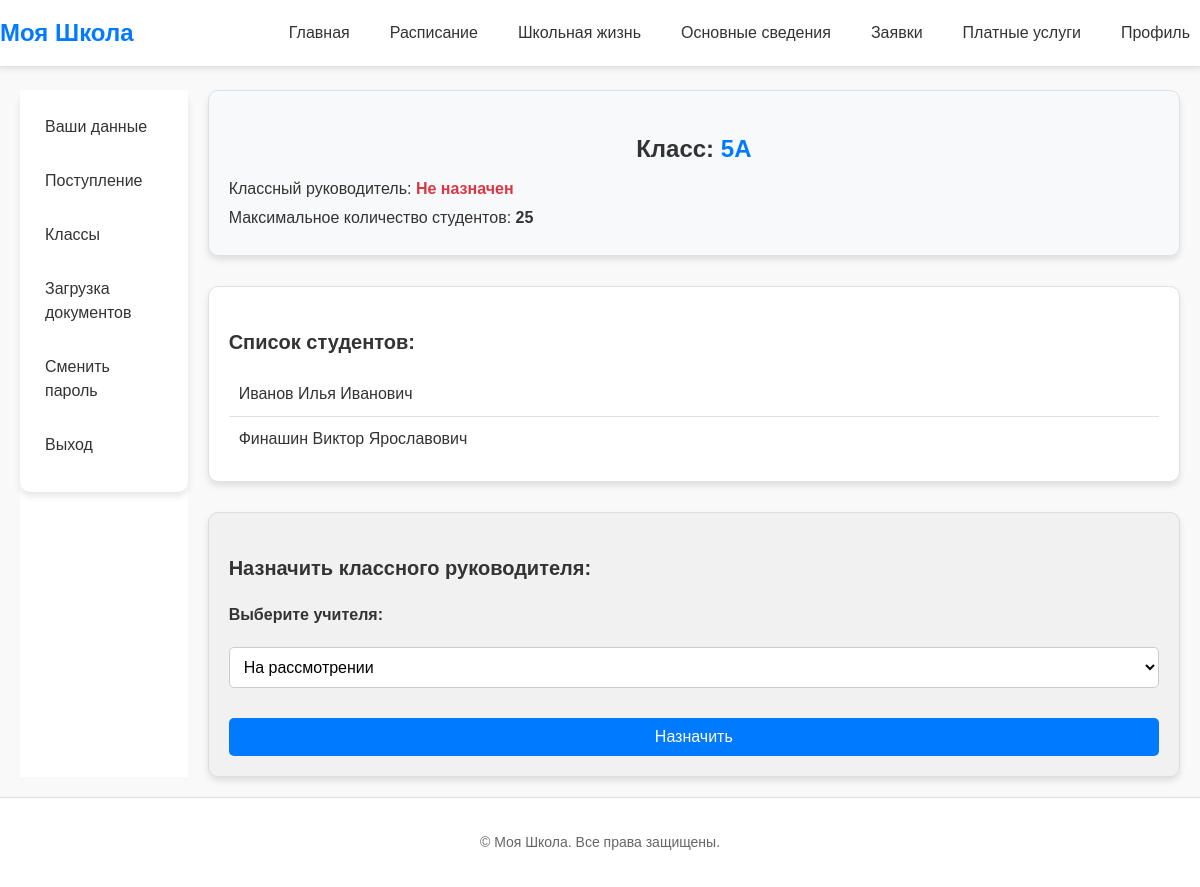
Page /profile/classroom/3/ (signed in) on the committed database.
### school/models.py (models this page shows, shortened)
class Class(models.Model):
    name = models.CharField(max_length=10, verbose_name="Класс")
    teacher = models.ForeignKey(
        'Teacher', on_delete=models.SET_NULL, verbose_name="Классный руководитель", blank=True, null=True
    )
    max_students = models.PositiveIntegerField(default=25, verbose_name="Максимальное количество студентов")

class Student(models.Model):
    user = models.ForeignKey(User, on_delete=models.CASCADE, related_name="student", null=True)
    last_name = models.CharField(max_length=255, verbose_name="Фамилия ученика", null=True)
    first_name = models.CharField(max_length=255, verbose_name="Имя ученика", null=True)
    patronymic = models.CharField(max_length=255, verbose_name="Отчество ученика", null=True)
    parent_email = models.EmailField(verbose_name="Email родителя или ученика", null=True)
    student_passport = models.CharField(max_length=50, verbose_name="Номер паспорт")
    student_id = models.CharField(max_length=50, verbose_name="ИН паспорта")
    address = models.TextField(verbose_name="Адрес", blank=True, null=True)
    classroom = models.ForeignKey('Class', on_delete=models.SET_NULL, verbose_name="Класс", null=True,
                                  related_name="students")

### school/views.py (the view)
# urls.py: path('profile/classroom/<int:class_id>/', views.classroom_detail, name='classroom_detail'),
@login_required
def classroom_detail(request, class_id):
    role = access_role(request)[1]
    classroom = get_object_or_404(Class, id=class_id)
    students = Student.objects.filter(classroom=classroom)
    teachers = Teacher.objects.all()
    if request.method == 'POST':
        teacher_id = request.POST.get('teacher')
        if teacher_id:
            teacher = Teacher.objects.get(id=teacher_id)
            classroom.teacher = teacher
            classroom.save()
    return render(request, 'profile/classroom_detail.html', {
        'classroom': classroom,
        'students': students,
        'teachers': teachers,
        'role': role
    })

### school/views.py (called while the page is built)
def access_role(request):
    if request.user.groups.filter(name='Teachers').exists():
        profile = Teacher.objects.get(user=request.user)
        role = 'Teacher'
    elif request.user.groups.filter(name='Directors').exists():
        profile = Teacher.objects.get(user=request.user)
        role = 'Director'
    elif request.user.groups.filter(name='Managements').exists():
        profile = Teacher.objects.get(user=request.user)
        role = 'Management'
    elif request.user.groups.filter(name='Students').exists():
        profile = Student.objects.get(user=request.user)
        role = 'Student'
    else:
        profile = AdmissionRequest.objects.get(user=request.user)
        role = 'Guest'
    return profile, role

### templates/profile/classroom_detail.html (shortened to what this page needs)
{% extends 'index.html' %}
{% load static %}
{% block extra_css %}
<link rel="stylesheet" href="{% static 'css/profile.css' %}">
{% endblock %}
{% block content %}
    <div class="profile-container">
        {% include 'profile/profile_menu.html' %}
        <div class="classroom-content-detail">
            <div class="class-card">
                <h2>Класс: <span class="class-name">{{ classroom.name }}</span></h2>
                <p>Классный руководитель:
                    {% if classroom.teacher %}
                        {{ classroom.teacher.last_name }} {{ classroom.teacher.first_name }} {{ classroom.teacher.patronymic }}
                    {% else %}
                        <span class="no-teacher">Не назначен</span>
                    {% endif %}
                </p>
                <p>Максимальное количество студентов: <strong>{{ classroom.max_students }}</strong></p>
            </div>
            <div class="students-list">
                <h3>Список студентов:</h3>
                <ul>
                    {% for student in students %}
                        <li>{{ student.last_name }} {{ student.first_name }} {{ student.patronymic }}</li>
                    {% endfor %}
                </ul>
            </div>
            <div class="assign-teacher-form">
                <h3>Назначить классного руководителя:</h3>
                <form method="post">
                    <label for="teacher">Выберите учителя:</label>
                    <select name="teacher" id="teacher">
                        <option value="pending">На рассмотрении</option>
                    </select>
                    <button type="submit">Назначить</button>
                </form>
            </div>
        </div>
    </div>
{% endblock %}

### static/css/styles.css (style rules this page uses)
body { display: flex; flex-direction: column; min-height: 100vh; margin: 0; font-family: 'Arial', sans-serif; font-size: 16px; line-height: 1.5; color: #333; background-color: #f4f4f4; }
h2 { font-size: 1.2rem; margin-bottom: 5px; text-align: center; color: #555; }
body { padding-top: 70px; }

### static/css/profile.css (style rules this page uses)
.profile-container { display: flex; gap: 20px; padding: 20px; background-color: #f9f9f9; font-family: 'Arial', sans-serif; }
ul { list-style: none; padding: 0; }
form { margin-top: 20px; display: flex; flex-direction: column; gap: 15px; }
label { font-size: 16px; color: #333; font-weight: bold; }
select { padding: 10px; font-size: 16px; border: 1px solid #ddd; border-radius: 4px; background-color: #fff; cursor: pointer; }
.classroom-content-detail { width: 100%; display: flex; flex-direction: column; gap: 30px; }
.class-card { background-color: #f8f9fa; border: 1px solid #dee2e6; border-radius: 10px; padding: 20px; box-shadow: 0 4px 6px rgba(0, 0, 0, 0.1); }
.class-card h2 { font-size: 24px; color: #333; margin-bottom: 10px; }
.class-name { color: #007bff; font-weight: bold; }
.class-card p { font-size: 16px; margin: 5px 0; }
.no-teacher { color: #dc3545; font-weight: bold; }
.students-list { background-color: #ffffff; border: 1px solid #dee2e6; border-radius: 10px; padding: 20px; box-shadow: 0 4px 6px rgba(0, 0, 0, 0.1); }
.students-list h3 { font-size: 20px; margin-bottom: 15px; }
.students-list ul { list-style: none; padding: 0; margin: 0; }
.students-list ul li { padding: 10px; border-bottom: 1px solid #dee2e6; }
.students-list ul li:last-child { border-bottom: none; }
.assign-teacher-form { background-color: #f1f1f1; border: 1px solid #ddd; border-radius: 10px; padding: 20px; box-shadow: 0 4px 6px rgba(0, 0, 0, 0.1); }
.assign-teacher-form h3 { font-size: 20px; margin-bottom: 10px; }
.assign-teacher-form label { display: block; font-size: 16px; margin-bottom: 5px; }
.assign-teacher-form select { width: 100%; padding: 10px; font-size: 16px; margin-bottom: 15px; border: 1px solid #ccc; border-radius: 5px; }
.assign-teacher-form button { background-color: #007bff; color: white; padding: 10px 20px; border: none; border-radius: 5px; cursor: pointer; font-size: 16px; }

### rows in the picture
Class: name "5А", max_students "25"
Student: last_name "Иванов", first_name "Илья", patronymic "Иванович"
Student: last_name "Финашин", first_name "Виктор", patronymic "Ярославович"
